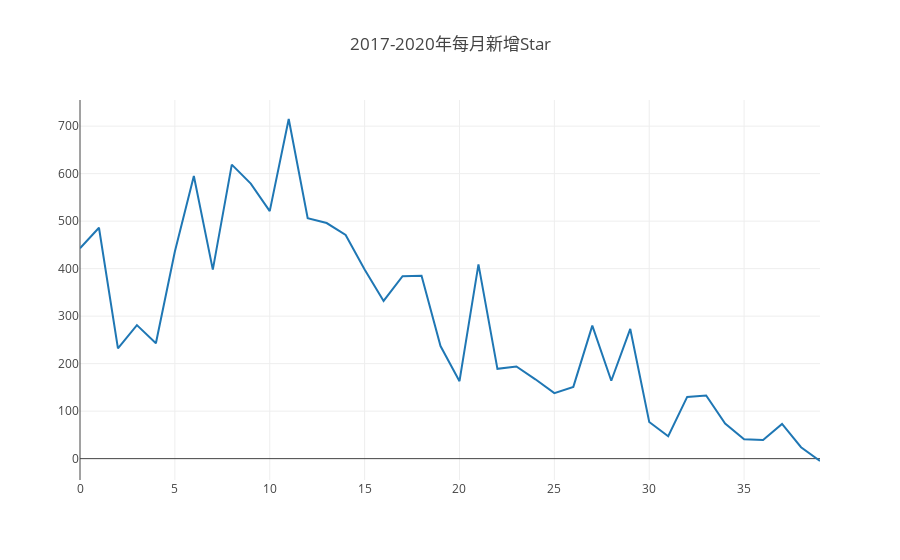

Notebook source saved alongside this figure:
### Code cell
var data=[];
var data1=[];
var res=openDigger.driver.clickhouse.query(`Select toYear(created_at)*100+toMonth(created_at)as month,max(repo_stargazers_count)as count
from github_log.year2017 
where repo_id=70202506 
and type='PullRequestEvent'
group by month
order by month
UNION ALL
Select toYear(created_at)*100+toMonth(created_at)as month,max(repo_stargazers_count)as count
from github_log.year2018 
where repo_id=70202506 
and type='PullRequestEvent'
group by month
order by month
UNION ALL
Select toYear(created_at)*100+toMonth(created_at)as month,max(repo_stargazers_count)as count
from github_log.year2019
where repo_id=70202506 
and type='PullRequestEvent'
group by month
order by month
UNION ALL
Select toYear(created_at)*100+toMonth(created_at)as month,max(repo_stargazers_count)as count
from github_log.year2020
where repo_id=70202506 
and type='PullRequestEvent'
group by month
order by month
`).then(res=>{
        for(var m=1;m<=40;m++)
                (data.push(res[m].count-res[m-1].count),
                 data1.push([res[m].month,res[m].count-res[m-1].count])
                );
                 console.log(data);
                 console.log(data1);
        openDigger.render.plotly([{
                   y: data 
        }], {title: `2017-2020年每月新增Star` })
        console.table(data1);


})

### Figure 1 — Plotly figure (JSON) as saved in the notebook; plotly's stock layout.template omitted (floating-point values rounded to 4 significant figures)
{"data": [{"y": [443, 486, 232, 281, 243, 436, 595, 398, 619, 579, 521, 715, 506, 496, 471, 398, 332, 384, 385, 237, 163, 409, 189, 194, 167, 138, 151, 280, 164, 273, 77, 47, 130, 133, 74, 41, 39, 73, 24, -5]}], "layout": {"autosize": true, "title": {"text": "2017-2020年每月新增Star"}, "xaxis": {"autorange": true, "range": [0, 39]}, "yaxis": {"autorange": true, "range": [-45, 755], "type": "linear"}}}
